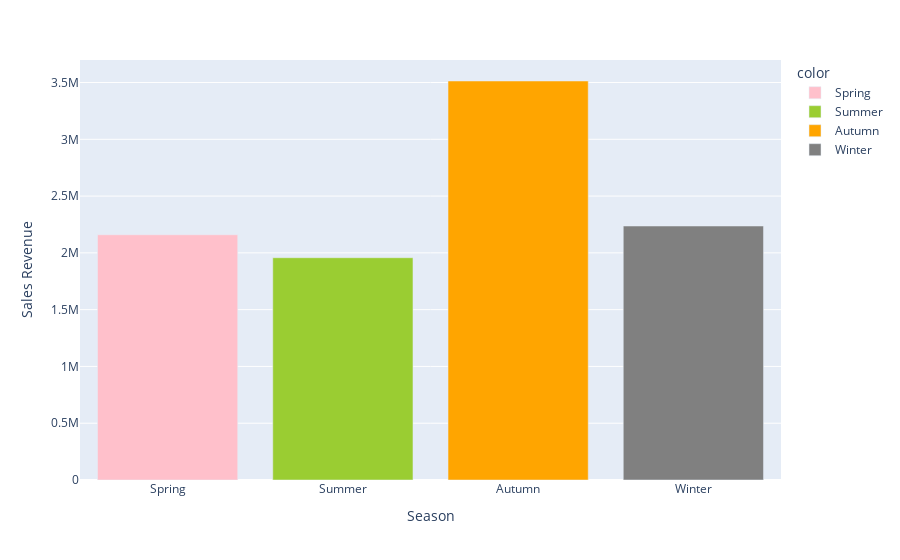

Notebook code cell kept with this figure:
### Code cell
season_order = ["Spring", "Summer", "Autumn", "Winter"]
daily_profit_online_sales['Season'] = pd.Categorical(daily_profit_online_sales['Season'], categories=season_order, ordered=True)

# Group by 'Season' and sum the 'Sales_Revenue' column, then sort the result by 'wSeason'
grouped_data = daily_profit_online_sales.groupby('Season')['Sales_Revenue'].sum().sort_index()

# Create a bar chart using Plotly Express
px.bar( x=grouped_data.index,
         y=grouped_data.values,
         labels={'x': 'Season', 'y': 'Sales Revenue'},
         color=grouped_data.index, 
         color_discrete_sequence=['pink', 'yellowgreen', 'orange', 'gray']
         )

### Figure 1 — Plotly figure (JSON) as saved in the notebook; plotly's stock layout.template omitted (floating-point values rounded to 4 significant figures)
{"data": [{"alignmentgroup": "True", "hovertemplate": "color=Spring<br>Season=%{x}<br>Sales Revenue=%{y}<extra></extra>", "legendgroup": "Spring", "marker": {"color": "pink", "pattern": {"shape": ""}}, "name": "Spring", "offsetgroup": "Spring", "orientation": "v", "showlegend": true, "textposition": "auto", "type": "bar", "x": ["Spring"], "xaxis": "x", "y": [2160000.0], "yaxis": "y"}, {"alignmentgroup": "True", "hovertemplate": "color=Summer<br>Season=%{x}<br>Sales Revenue=%{y}<extra></extra>", "legendgroup": "Summer", "marker": {"color": "yellowgreen", "pattern": {"shape": ""}}, "name": "Summer", "offsetgroup": "Summer", "orientation": "v", "showlegend": true, "textposition": "auto", "type": "bar", "x": ["Summer"], "xaxis": "x", "y": [1957000.0], "yaxis": "y"}, {"alignmentgroup": "True", "hovertemplate": "color=Autumn<br>Season=%{x}<br>Sales Revenue=%{y}<extra></extra>", "legendgroup": "Autumn", "marker": {"color": "orange", "pattern": {"shape": ""}}, "name": "Autumn", "offsetgroup": "Autumn", "orientation": "v", "showlegend": true, "textposition": "auto", "type": "bar", "x": ["Autumn"], "xaxis": "x", "y": [3513000.0], "yaxis": "y"}, {"alignmentgroup": "True", "hovertemplate": "color=Winter<br>Season=%{x}<br>Sales Revenue=%{y}<extra></extra>", "legendgroup": "Winter", "marker": {"color": "gray", "pattern": {"shape": ""}}, "name": "Winter", "offsetgroup": "Winter", "orientation": "v", "showlegend": true, "textposition": "auto", "type": "bar", "x": ["Winter"], "xaxis": "x", "y": [2236000.0], "yaxis": "y"}], "layout": {"barmode": "relative", "legend": {"title": {"text": "color"}, "tracegroupgap": 0}, "margin": {"t": 60}, "xaxis": {"anchor": "y", "domain": [0, 1], "title": {"text": "Season"}}, "yaxis": {"anchor": "x", "domain": [0, 1], "title": {"text": "Sales Revenue"}}}}
